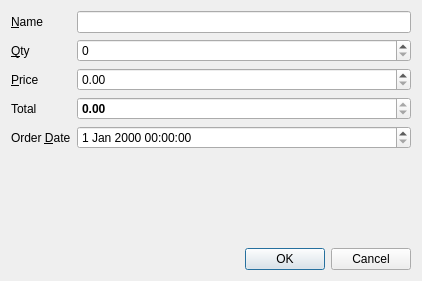
<?xml version="1.0" encoding="UTF-8"?>
<ui version="4.0">
 <class>ProductForm</class>
 <widget class="QDialog" name="ProductForm">
  <property name="geometry">
   <rect>
    <x>0</x>
    <y>0</y>
    <width>422</width>
    <height>281</height>
   </rect>
  </property>
  <property name="windowTitle">
   <string>Product Form Dialog</string>
  </property>
  <layout class="QVBoxLayout" name="verticalLayout">
   <item>
    <layout class="QFormLayout" name="formLayout">
     <item row="0" column="0">
      <widget class="QLabel" name="label">
       <property name="text">
        <string>&amp;Name</string>
       </property>
       <property name="buddy">
        <cstring>nameEdit</cstring>
       </property>
      </widget>
     </item>
     <item row="0" column="1">
      <widget class="QLineEdit" name="nameEdit"/>
     </item>
     <item row="1" column="0">
      <widget class="QLabel" name="label_2">
       <property name="text">
        <string>&amp;Qty</string>
       </property>
       <property name="buddy">
        <cstring>qtySpinbox</cstring>
       </property>
      </widget>
     </item>
     <item row="1" column="1">
      <widget class="QSpinBox" name="qtySpinbox"/>
     </item>
     <item row="2" column="0">
      <widget class="QLabel" name="label_3">
       <property name="text">
        <string>&amp;Price</string>
       </property>
       <property name="buddy">
        <cstring>priceSpinbox</cstring>
       </property>
      </widget>
     </item>
     <item row="2" column="1">
      <widget class="QDoubleSpinBox" name="priceSpinbox"/>
     </item>
     <item row="3" column="0">
      <widget class="QLabel" name="label_4">
       <property name="text">
        <string>Total</string>
       </property>
       <property name="buddy">
        <cstring>totalSpinbox</cstring>
       </property>
      </widget>
     </item>
     <item row="3" column="1">
      <widget class="QDoubleSpinBox" name="totalSpinbox">
       <property name="font">
        <font>
         <weight>75</weight>
         <bold>true</bold>
        </font>
       </property>
       <property name="readOnly">
        <bool>true</bool>
       </property>
       <property name="maximum">
        <double>99999.990000000005239</double>
       </property>
      </widget>
     </item>
     <item row="4" column="0">
      <widget class="QLabel" name="label_5">
       <property name="text">
        <string>Order &amp;Date</string>
       </property>
       <property name="buddy">
        <cstring>dateEdit</cstring>
       </property>
      </widget>
     </item>
     <item row="4" column="1">
      <widget class="QDateTimeEdit" name="dateEdit"/>
     </item>
    </layout>
   </item>
   <item>
    <spacer name="verticalSpacer">
     <property name="orientation">
      <enum>Qt::Vertical</enum>
     </property>
     <property name="sizeHint" stdset="0">
      <size>
       <width>20</width>
       <height>60</height>
      </size>
     </property>
    </spacer>
   </item>
   <item>
    <widget class="QDialogButtonBox" name="buttonBox">
     <property name="orientation">
      <enum>Qt::Horizontal</enum>
     </property>
     <property name="standardButtons">
      <set>QDialogButtonBox::Cancel|QDialogButtonBox::Ok</set>
     </property>
    </widget>
   </item>
  </layout>
 </widget>
 <tabstops>
  <tabstop>nameEdit</tabstop>
  <tabstop>qtySpinbox</tabstop>
  <tabstop>priceSpinbox</tabstop>
  <tabstop>totalSpinbox</tabstop>
  <tabstop>dateEdit</tabstop>
  <tabstop>buttonBox</tabstop>
 </tabstops>
 <resources/>
 <connections>
  <connection>
   <sender>buttonBox</sender>
   <signal>accepted()</signal>
   <receiver>ProductForm</receiver>
   <slot>accept()</slot>
   <hints>
    <hint type="sourcelabel">
     <x>248</x>
     <y>254</y>
    </hint>
    <hint type="destinationlabel">
     <x>157</x>
     <y>274</y>
    </hint>
   </hints>
  </connection>
  <connection>
   <sender>buttonBox</sender>
   <signal>rejected()</signal>
   <receiver>ProductForm</receiver>
   <slot>reject()</slot>
   <hints>
    <hint type="sourcelabel">
     <x>316</x>
     <y>260</y>
    </hint>
    <hint type="destinationlabel">
     <x>286</x>
     <y>274</y>
    </hint>
   </hints>
  </connection>
 </connections>
</ui>
